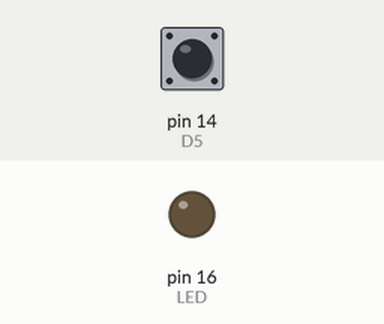
This sketch was run on a simulated Arduino Uno, built with avr-gcc and run on an emulated ATmega328P. On the bench: output pins drawn as LEDs (lit = HIGH). Dashed ring = blinking. The test bench sets the inputs (shaded band); at power-on: pin 14 (D5) HIGH.

Above: at 1.2 s.
1.3 s: pin 14 (D5) pulled LOW for 3.2 s
At 2.1 s:
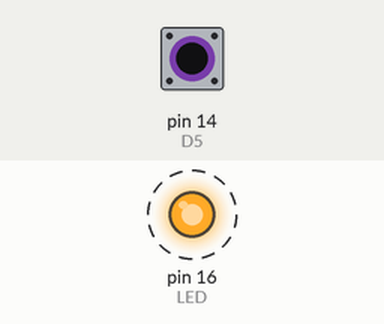
Timing chart, 0 to 5.8 s (numbered marks = the images above; inputs shaded):
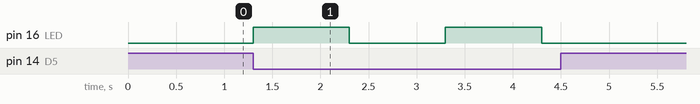

Measured:
- after the input at 1.3 s, pin 16 (LED): alternates HIGH for 1.0 s and LOW for 1.0 s, 4 changes in all, then stays LOW, starting at once

The sketch:

SW_IF.ino
```cpp
#define D5 14
#define SW D5
#define LED 16
#define D0 16                   //set up hardware phase

void setup()
  {
    pinMode (LED,OUTPUT);
    pinMode (SW,INPUT_PULLUP);
    digitalWrite(LED,LOW);
  }                           //set up phase


void loop()                   // command phase
{
   if(digitalRead(SW)==0)    // 0=on 1= (not-press) off
    {
      digitalWrite(LED,HIGH);
      delay(1000);
      digitalWrite(LED,LOW);
      delay(1000);
  }
}
```
